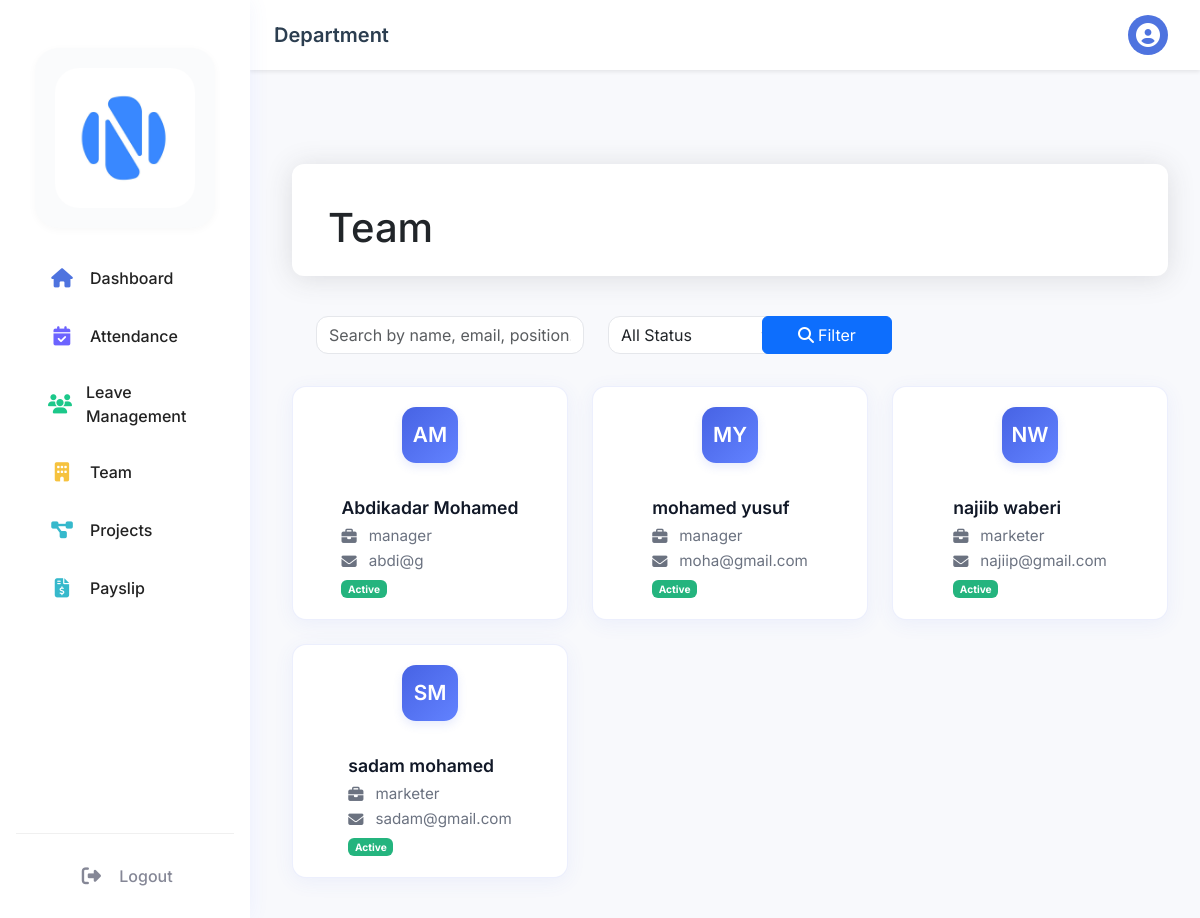
The page /dashboard/manager/department.php (signed in) on the database its author committed.
### tables this page shows
CREATE TABLE `employees` (
  `emp_id` int(11) NOT NULL,
  `user_id` int(11) DEFAULT NULL,
  `first_name` varchar(50) NOT NULL,
  `last_name` varchar(50) NOT NULL,
  `dept_id` int(11) DEFAULT NULL,
  `position` varchar(100) DEFAULT NULL,
  `hire_date` date DEFAULT NULL,
  `basic_salary` decimal(10,2) DEFAULT 0.00,
  `salary` decimal(10,2) DEFAULT NULL,
  `phone` varchar(20) DEFAULT NULL,
  `address` text DEFAULT NULL,
  `profile_image` varchar(255) DEFAULT NULL,
  `gender` enum('male','female') NOT NULL DEFAULT 'male'
);

CREATE TABLE `users` (
  `user_id` int(11) NOT NULL,
  `username` varchar(50) NOT NULL,
  `password` varchar(255) NOT NULL,
  `email` varchar(100) NOT NULL,
  `role` enum('admin','hr','manager','employee') NOT NULL,
  `status` enum('active','inactive') DEFAULT 'active',
  `created_at` timestamp NOT NULL DEFAULT current_timestamp(),
  `last_login` timestamp NULL DEFAULT NULL
);

### dashboard/manager/department.php (the view, shortened to what this page needs)
<?php
require_once '../../config/database.php';
$stmt = $pdo->prepare("
    SELECT e.*, d.dept_id, d.dept_name
    FROM employees e
    LEFT JOIN departments d ON e.dept_id = d.dept_id
    WHERE e.user_id = ?
");
$stmt->execute([$_SESSION['user_id']]);
$manager = $stmt->fetch();
$dept_id = $manager['dept_id'];
$filter = isset($_GET['filter']) ? $_GET['filter'] : '';
$search = isset($_GET['search']) ? trim($_GET['search']) : '';
$query = "SELECT e.*, u.email, u.status FROM employees e JOIN users u ON e.user_id = u.user_id WHERE e.dept_id = ?";
$params = [$dept_id];
$query .= " ORDER BY e.first_name, e.last_name";
$stmt = $pdo->prepare($query);
$stmt->execute($params);
$employees = $stmt->fetchAll();
?>
<!DOCTYPE html>
<html lang="en">
<head>
    <link href="https://cdn.jsdelivr.net/npm/bootstrap@5.3.2/dist/css/bootstrap.min.css" rel="stylesheet">
    <link rel="stylesheet" href="https://cdnjs.cloudflare.com/ajax/libs/font-awesome/6.4.0/css/all.min.css">
    <link rel="stylesheet" href="../../assets/css/dashboard.css">
    <link href="https://cdn.jsdelivr.net/npm/bootstrap@5.3.2/dist/css/bootstrap.min.css" rel="stylesheet">
    <link rel="stylesheet" href="https://cdnjs.cloudflare.com/ajax/libs/font-awesome/6.4.0/css/all.min.css">
</head>
<body>
<?php include 'includes/sidebar.php'; ?>
<div class="main-content" id="main-content" style="margin-left:260px; padding-top:70px; min-height:100vh; background:#f8f9fc;">
    <?php include 'includes/topbar.php'; ?>
    <div class="content container-fluid py-4">
        <div class="page-header mb-4">
            <div class="container-fluid">
                <div class="d-flex justify-content-between align-items-center">
                    <h1 class="mb-0"><i class=""></i>Team</h1>
                </div>
            </div>
        </div>
        <form class="filter-bar row g-2 w-100" method="GET">
            <div class="col-md-4 col-12">
                <input type="text" class="form-control" name="search" placeholder="Search by name, email, position..." value="<?php echo htmlspecialchars($search); ?>">
            </div>
            <div class="col-md-2 col-6">
                <select class="form-select" name="filter">
                    <option value="all" <?php if ($filter === 'all') echo 'selected'; ?>>All Status</option>
                </select>
            </div>
            <div class="col-md-2 col-6">
                <button class="btn btn-primary w-100" type="submit"><i class="fa fa-search me-1"></i>Filter</button>
            </div>
        </form>
        <div class="employee-cards-grid">
            <?php foreach ($employees as $emp): ?>
            <div class="team-card">
                <div class="team-avatar">
                    <?php if (!empty($emp['profile_image'])): ?>
                        <img src="../../uploads/profile_photos/<?php echo htmlspecialchars($emp['profile_image']); ?>" alt="Profile" />
                    <?php else: ?>
                        <?php
                        $initials = strtoupper(substr($emp['first_name'], 0, 1) . substr($emp['last_name'], 0, 1));
                        echo $initials;
                        ?>
                    <?php endif; ?>
                </div>
                <div class="team-info">
                    <div class="team-name"><?php echo htmlspecialchars($emp['first_name'] . ' ' . $emp['last_name']); ?></div>
                    <div class="team-position"><i class="fa fa-briefcase me-1"></i><?php echo htmlspecialchars($emp['position']); ?></div>
                    <div class="team-email"><i class="fa fa-envelope me-1"></i><?php echo htmlspecialchars($emp['email']); ?></div>
                    <div class="team-status">
                        <?php
                        switch (strtolower($emp['status'])) {
                            case 'active':
                                echo '<span class="badge badge-success">Active</span>';
                                break;
                        }
                        ?>
                    </div>
                </div>
            </div>
            <?php endforeach; ?>
        </div>
    </div>
</div>
</body>
</html>

### assets/css/dashboard.css (style rules this page uses)
.team-avatar { width: 40px; height: 40px; border-radius: 14px; background: linear-gradient(135deg, #4763E4, #6282FF); color: #fff; display: flex; align-items: center; justify-content: center; font-weight: 600; font-size: 1.1rem; box-shadow: 0 4px 10px rgba(71, 99, 228, 0.13); overflow: hidden; }
:root { --sidebar-width: 250px; --sidebar-collapsed-width: 70px; --topbar-height: 60px; --primary-color: #4e73df; --secondary-color: #858796; --success-color: #1cc88a; --info-color: #36b9cc; --warning-color: #f6c23e; --danger-color: #e74a3b; }
body { font-family: 'Nunito', sans-serif; background-color: #f8f9fc; }
.main-content { margin-left: 250px; padding: 1rem; padding-top: 75px; transition: all 0.3s ease; min-height: 100vh; }
.container-fluid { padding-top: 1rem; }

### dashboard/manager/department.php (style rules this page uses)
:root { --primary-color: #4e73df; --secondary-color: #858796; --success-color: #1cc88a; --info-color: #36b9cc; --warning-color: #f6c23e; --danger-color: #e74a3b; --light-color: #f8f9fc; --dark-color: #5a5c69; }
body { background-color: var(--light-color); font-family: 'Inter', sans-serif; }
.dashboard-header, .page-header { background: white; padding: 1.5rem; border-radius: 0.75rem; box-shadow: 0 0.15rem 1.75rem 0 rgba(58, 59, 69, 0.15); margin-bottom: 1.5rem; }
.main-content { margin-left: 260px; padding-top: 70px; min-height: 100vh; background: #f8f9fc; transition: all 0.3s ease; }
.content { margin-top: 0; padding: 2rem 1rem 1rem 1rem; }
.employee-cards-grid { display: grid; grid-template-columns: repeat(auto-fit, minmax(260px, 1fr)); gap: 2rem; }
.team-card { background: #fff; border-radius: 0.75rem; box-shadow: 0 0.15rem 1.75rem 0 rgba(58, 59, 69, 0.15); padding: 2rem 1.5rem 1.5rem 1.5rem; display: flex; flex-direction: column; align-items: center; transition: box-shadow 0.3s; }
.team-avatar { width: 80px; height: 80px; border-radius: 50%; background: #f8f9fc; display: flex; align-items: center; justify-content: center; font-size: 2rem; margin-bottom: 1rem; overflow: hidden; }
.badge-success { background: #24B47E; color: #fff; }
:root { --primary-blue: #4763E4; --success-green: #24B47E; --warning-yellow: #FFB648; --danger-red: #FF6B6B; --background-color: #F8F9FE; --card-shadow: 0 4px 20px rgba(0, 0, 0, 0.05); --transition: all 0.3s ease; }
body { background-color: var(--background-color); font-family: 'Inter', -apple-system, BlinkMacSystemFont, sans-serif; margin: 0; padding: 0; }
.main-content { margin-left: 260px; min-height: 100vh; background: var(--background-color); transition: var(--transition); }
.content { margin-top: 70px; padding: 2rem 1rem 1rem 1rem; }
.filter-bar { padding: 1rem 1.5rem 0.5rem 1.5rem; background: transparent; display: flex; flex-wrap: wrap; gap: 1rem; align-items: center; }
.filter-bar .form-select, .filter-bar .form-control { min-width: 180px; border-radius: 12px; border: 1px solid #e5e7eb; }
.employee-cards-grid { display: grid; grid-template-columns: repeat(auto-fill, minmax(260px, 1fr)); gap: 1.5rem; margin-top: 1.5rem; }
.team-card { background: #fff; border-radius: 14px; padding: 1.25rem; display: flex; align-items: center; gap: 1rem; transition: all 0.3s ease; border: 1px solid rgba(71, 99, 228, 0.1); box-shadow: 0 4px 20px rgba(71,99,228,0.07); min-height: 110px; }
.team-avatar { width: 56px; height: 56px; border-radius: 14px; background: linear-gradient(135deg, var(--primary-blue), #6282FF); color: white; display: flex; align-items: center; justify-content: center; font-weight: 600; font-size: 1.3rem; box-shadow: 0 4px 10px rgba(71, 99, 228, 0.13); overflow: hidden; }
.team-info { flex: 1; min-width: 0; }
.team-name { font-weight: 600; color: #111827; margin-bottom: 4px; white-space: nowrap; overflow: hidden; text-overflow: ellipsis; font-size: 1.1rem; }
.team-position { font-size: 0.95rem; color: #6B7280; display: flex; align-items: center; gap: 8px; margin-bottom: 2px; }
.team-email { font-size: 0.95rem; color: #6B7280; display: flex; align-items: center; gap: 8px; margin-bottom: 2px; }
.team-status { font-size: 0.85rem; font-weight: 500; display: inline-block; margin-top: 2px; }
.page-header { background: white; padding: 1.5rem; border-radius: 0.75rem; box-shadow: 0 0.15rem 1.75rem 0 rgba(58, 59, 69, 0.15); margin-bottom: 1.5rem; }

### rows shown on the page
employees: initials "AM", first_name+last_name "Abdikadar Mohamed", position "manager", user.email "abdi@g"
employees: initials "MY", first_name+last_name "mohamed yusuf", position "manager", user.email "moha@gmail.com"
employees: initials "NW", first_name+last_name "najiib waberi", position "marketer", user.email "najiip@gmail.com"
employees: initials "SM", first_name+last_name "sadam mohamed", position "marketer", user.email "sadam@gmail.com"

### other values the page prints
$current_page "Department"
